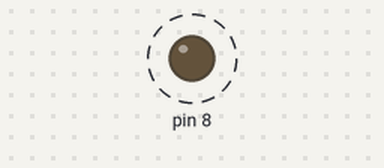
The sketch below on a simulated Arduino Uno, built with avr-gcc and run on an emulated ATmega328P. On the bench: output pins drawn as LEDs (lit = HIGH). Dashed ring = blinking.

Above: at 0.2 s.
Timing chart, 0 to 4.7 s (numbered marks = the images above):
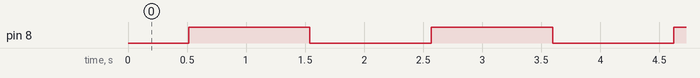

The sketch:

pwm-pin-sin-pwm.ino
```cpp
// Fallo: la rampa va al pin 8, que no tiene PWM.
void setup() { pinMode(8, OUTPUT); }
void loop() {
  for (int v = 0; v <= 255; v++) { analogWrite(8, v); delay(4); }
  for (int v = 255; v >= 0; v--) { analogWrite(8, v); delay(4); }
}
```

Measured:
- by itself, pin 8: alternates HIGH for 1.0 s and LOW for 1.0 s
